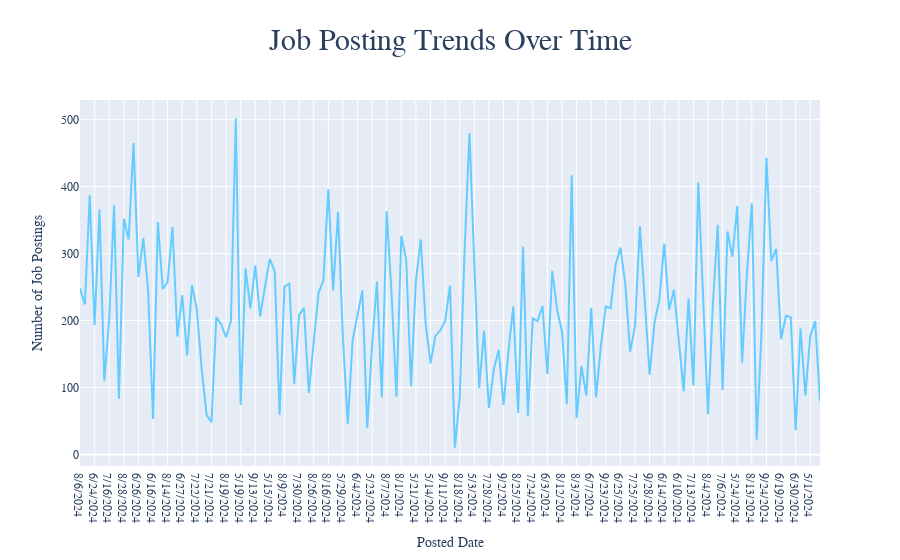

Notebook cell for this chart:
### Markdown cell above
# Job Posting Trends Over Time
- Analyze how job postings fluctuate over time.
- **Aggregate Data**
  - Count job postings per **posted date (`POSTED`)**.
- **Visualize results**
  - Create a **line chart** where:
    - **X-axis** = `POSTED`
    - **Y-axis** = `Number of Job Postings`
  - Apply custom colors and font styles.
- **Explanation:** Write two sentences about what the graph reveals.

### Code cell
# Your code for 3rd question here
# Aggregate Data
df_aggregated = df.groupBy("POSTED").count()
pdf = df_aggregated.toPandas()

# Visualize results
fig = px.line(pdf, x="POSTED", y="count", title="Job Posting Trends Over Time", line_shape="linear",
              color_discrete_sequence=["#66CCFF"])

fig.update_layout(font_family="Arial", title_font_size=30, title_x=0.5, 
                  xaxis_title="Posted Date", yaxis_title="Number of Job Postings")

fig.show()

fig.write_image("output/Q3.svg", width=1920, height=540, scale=2)

### Figure 1 — Plotly figure (JSON) as saved in the notebook; plotly's stock layout.template omitted (floating-point values rounded to 4 significant figures; data arrays with more than 128 entries replaced by an {"elided": "..."} marker saying what was removed)
{"data": [{"hovertemplate": "POSTED=%{x}<br>count=%{y}<extra></extra>", "legendgroup": "", "line": {"color": "#66CCFF", "dash": "solid", "shape": "linear"}, "marker": {"symbol": "circle"}, "mode": "lines", "name": "", "orientation": "v", "showlegend": false, "type": "scatter", "x": {"elided": "153 str values"}, "xaxis": "x", "y": {"elided": "153 int values"}, "yaxis": "y"}], "layout": {"font": {"family": "Arial"}, "legend": {"tracegroupgap": 0}, "title": {"font": {"size": 30}, "text": "Job Posting Trends Over Time", "x": 0.5}, "xaxis": {"anchor": "y", "domain": [0, 1], "title": {"text": "Posted Date"}}, "yaxis": {"anchor": "x", "domain": [0, 1], "title": {"text": "Number of Job Postings"}}}}
